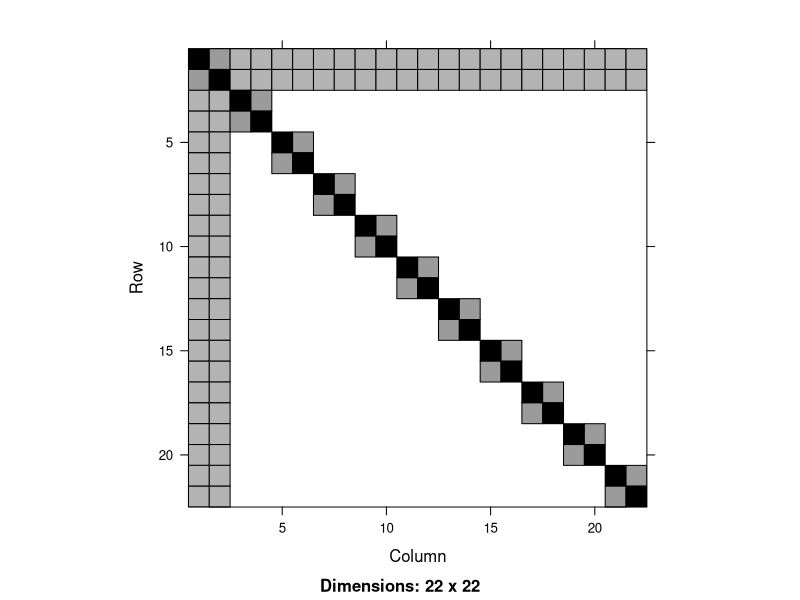
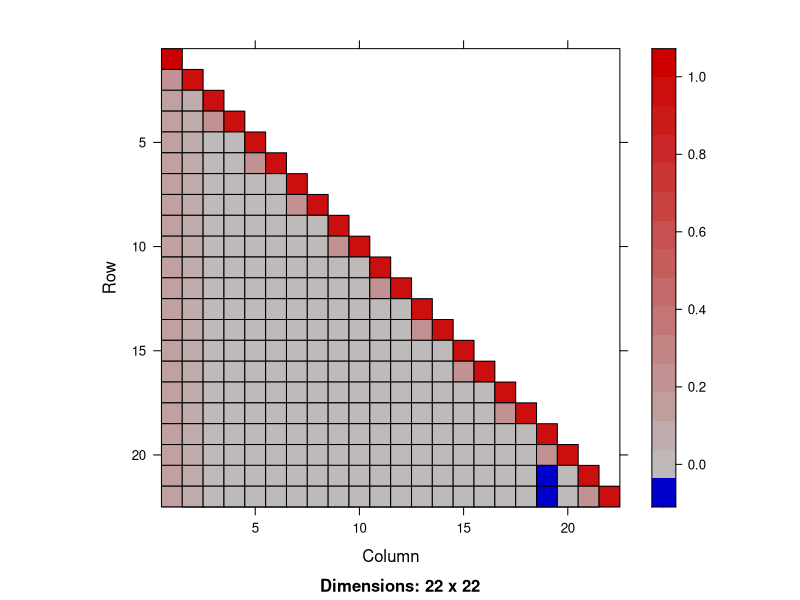
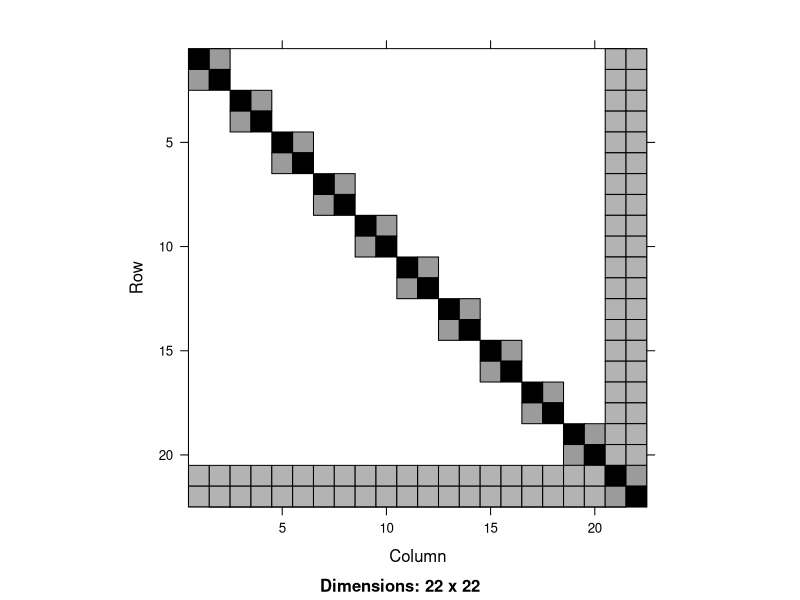
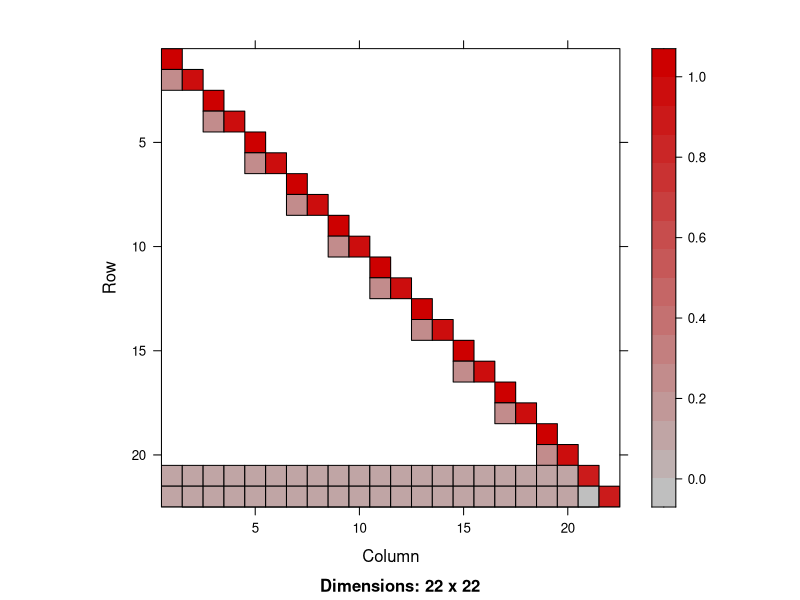
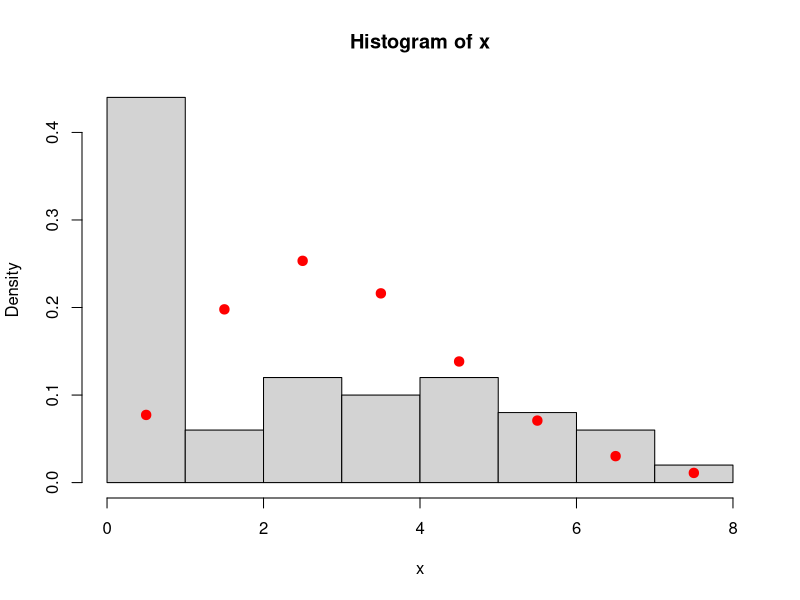

Recreate these plots in R, in order.
library(Matrix)

plot_matrix <- function(p, q, m, chol = FALSE) {
    mat <- matrix(0, p + q * m, p + q * m)
    mat[1:p, ] <- 1/8
    mat[, 1:p] <- 1/8
    mat[1:p, 1:p] <- 1/4
    idx <- p + 1
    for (i in 1:q) {
        # inds <- (p + b * (m-1) + 1):((p + b * m)) cat('idx', idx, '\n')
        for (j in 1:m) {
            for (k in 1:m) {
                mat[idx + j - 1, idx + k - 1] <- 1/4
            }
        }
        idx <- idx + m
    }
    diag(mat) <- 1
    if (chol) 
        mat <- t(chol(mat))
    image(Matrix(mat))
}

plot_matrix2 <- function(p, q, m, chol = FALSE) {
    mat <- matrix(0, p + q * m, p + q * m)
    mat[q * m + 1:p, ] <- 1/8
    mat[, q * m + 1:p] <- 1/8
    mat[q * m + 1:p, q * m + 1:p] <- 1/4
    idx <- 1
    for (i in 1:q) {
        # inds <- (p + b * (m-1) + 1):((p + b * m)) cat('idx', idx, '\n')
        for (j in 1:m) {
            for (k in 1:m) {
                mat[idx + j - 1, idx + k - 1] <- 1/4
            }
        }
        idx <- idx + m
    }
    diag(mat) <- 1
    if (chol) 
        mat <- t(chol(mat))
    image(Matrix(mat))
}

p <- 2
q <- 10
m <- 2
pdf("mX_mZ_mLambda.pdf")
plot_matrix(p, q, m)
dev.off()
pdf("mX_mZ_cholesky.pdf")
plot_matrix(p, q, m, chol = TRUE)
dev.off()
pdf("mZ_mX_mLambda.pdf")
plot_matrix2(p, q, m)
dev.off()
pdf("mZ_mX_cholesky.pdf")
plot_matrix2(p, q, m, chol = TRUE)
dev.off()

# PLot zero-inflated distribution
x <- c(0, 7, 3, 4, 5, 3, 2, 6, 5, 0, 0, 1, 0, 0, 5, 0, 2, 3, 6, 4, 0, 5, 4, 0, 7, 
    0, 0, 0, 7, 0, 6, 6, 0, 3, 0, 5, 0, 4, 0, 0, 0, 2, 3, 0, 3, 4, 5, 0, 8, 0)
pdf("~/Dropbox/phd/poisson_does_not_fit.pdf", width = 3, height = 3)
hist(x, , prob = TRUE)
lambda_hat <- mean(x)
points(0:8 + 0.5, dpois(0:8, lambda_hat), col = "red", cex = 1.25, pch = 19)
dev.off()
